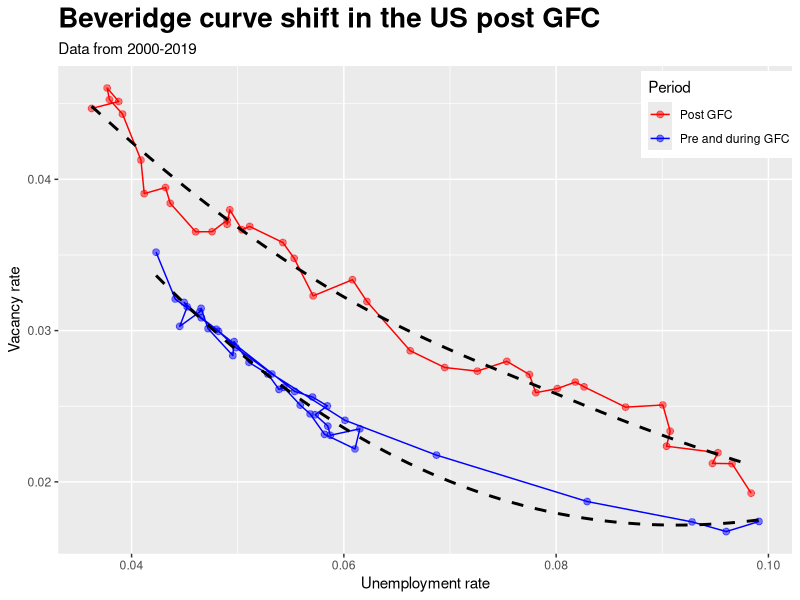

R code for this plot:
## ---- chunk 1
knitr::opts_chunk$set(message=FALSE,warning=FALSE, cache=TRUE)
## ---- chunk 2

library(dplyr)
library(ggplot2)
library(zoo)

# load data
lab_stats <- read.csv("labour stats.csv")%>%as_tibble()
vac <- read.csv("job vacancies.csv")%>%as_tibble()

glimpse(lab_stats)
glimpse(vac)

### vacancy rate
#
# create employed dataset
employed <- lab_stats%>%filter(Subject=="Employed population, Aged 15 and over, All persons")%>%
  select(c("Country", "Time", "Value"))
employed <- employed%>%rename(Employment=Value)

# only keep job vacancies
vac <- vac%>%filter(Subject=="Job vacancies, Total, Unfilled vacancies (stock), sa")%>%
  select(c("Country", "Time", "Value"))
vac <- vac%>%rename(Vacancies=Value)

# merge datsets
mrgdvac <- merge(vac, employed, by=c("Time", "Country"))

# calculate vacancy rate. employment is in 1000's 
mrgdvac <- mrgdvac%>%mutate(v=Vacancies/(Vacancies+1000*Employment))

### unemployment rate
#
# get unemployment data
unemployed <- lab_stats%>%filter(Subject=="Unemployed population, Aged 15 and over, All persons")%>%
  select(c("Country", "Time", "Value"))
unemployed <- unemployed%>%rename(Unemployment=Value)

# merge with employment data
mrgdemp <- merge(employed, unemployed, by=c("Time", "Country"))

# calculate unemployment rate
mrgdemp <- mrgdemp%>%mutate(u=Unemployment/(Unemployment+Employment))

### beveridge curve
#
# merge unemployment and vacancy data
bev <- merge(mrgdemp, mrgdvac, by=c("Time", "Country"))

# change time format
bev <- bev%>%mutate(Date=as.yearqtr(Time, format="Q%q-%Y"))
bev$year <- gsub(" .*", "", bev$Date)

# add gfc variable
bev <- bev%>%mutate(period= ifelse(year<2010, "Pre and during GFC", "Post GFC"))

# plot beveridge curve
bev%>%filter(Country=="United States")%>%
  arrange(Date)%>%
  ggplot(aes(x=u, y=v)) + 
  geom_path(aes(colour=period)) + 
  geom_point(aes(colour=period), size=2, alpha=0.5) +
  geom_smooth(span=1.5, aes(group=period), se=FALSE, linetype="dashed", colour="black") +
  scale_colour_manual("Period", values=c("Red", "Blue")) +
  labs(x="Unemployment rate", y="Vacancy rate", 
       title="Beveridge curve shift in the US post GFC", 
       subtitle= "Data from 2000-2019") + 
  theme(plot.title=element_text(face="bold", size=20), legend.position = c(.9,.9))


